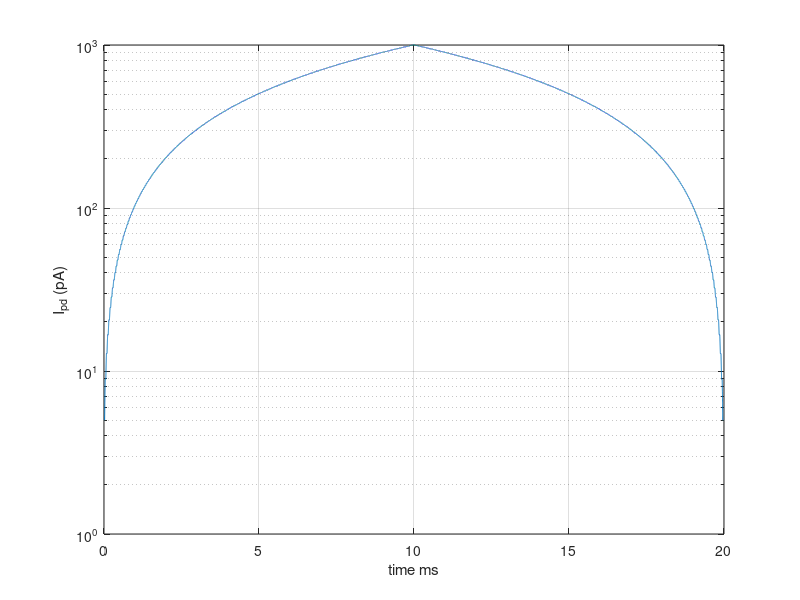
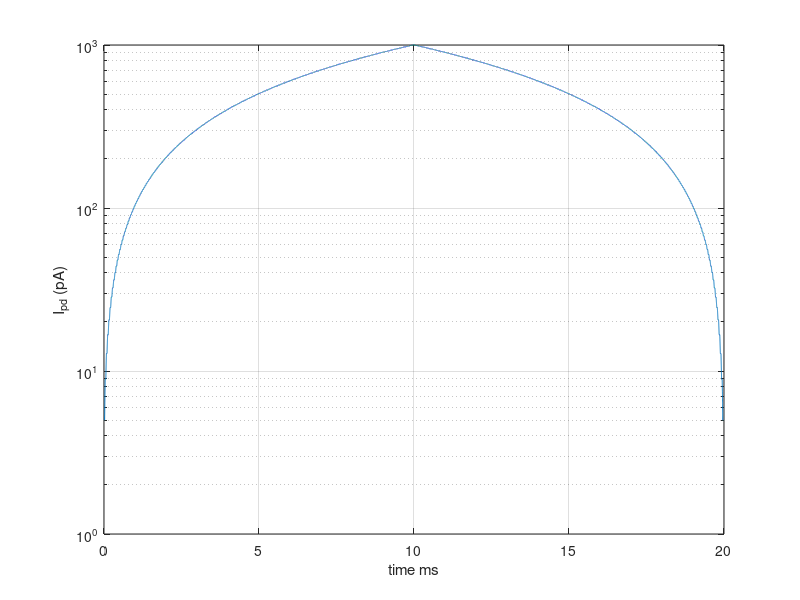

The MATLAB source for these figures, in order:
% It script creates a triangule wave as steps that increases progessive

%function []=spiralNxM(N,M,freq)

%         <------- N ------>
%         ^ Pix0 Pix1 .....
%         |   .
%         |     .
%         M       .
%         |         .
%         |           .PixN,M

% The curve is similar to:
%
%       __
%     _|  |_
%   _|      |_
% _|          |_

tic;

clear all;clc;close all;

N = 2; 
M = 2;
quant_pixel=N*M;
freq = 50;
resol = 256; % Count colours that we wanna to see 
rpm = freq*60;
t_hold = (1/freq)/resol;
samplesPerHold = 2; 
T = t_hold*resol;
scaleTime = 1e3;

curr_path = pwd;
PATH_input = '/home/netware/users/jpgironruiz/Desktop/Documents/Cadence_analysis/Inputs/';
%PATH_input = '/sdcard/documents/MSc/Cadence_analysis/Inputs/';

cd(PATH_input);
nameSignal = strcat('TrianguleWave',int2str(N),'X',int2str(M),'_',int2str(freq));
name_folder = strcat(nameSignal,'/');
[s,mess1,mess2]=mkdir(name_folder);

if (~strcmp(mess1,''))
   
    rmdir(name_folder,'s');
    mkdir(name_folder);
end
PATH_input = strcat(PATH_input,nameSignal,'/');
cd(curr_path);

Imax = 1e-9;
Imin = 5e-12;
deltaI = (Imax - Imin)/(resol-1);

deltat = (T/2)/(samplesPerHold*resol); % T/2 porque es para arriba y para abjao en el mismo periodo
t = 0:deltat:T;
len_t = length(t);

if (rem(len_t,2) ~= 0 )
    t = 0:deltat:T-deltat;
    len_t = length(t);
end

I_ph = zeros(1,len_t);
I = Imin;
i = 0;

for p=0:quant_pixel-1
    
    i = 0;
    while ( i<=len_t)

        if ( i < len_t/2)

            I_ph(i+1:i+samplesPerHold) = I;
            I = I + deltaI;


        else

            I = I - deltaI;
            I_ph(i+1:i+samplesPerHold) = I;

        end

        if ( i + samplesPerHold <len_t)
            i = i+samplesPerHold;
        else
            i = len_t + 1;
        end

    end
    signal(:,1) = t';
    signal(:,2) = I_ph';
    
    % interp1
    cd(PATH_input)
    t_start=t(1);
 	t_stop=t(length(t));
 	time_interp = t_start:t_stop/(25*len_t*samplesPerHold):t_stop;
 	I_pd_interp = interp1(t,I_ph,time_interp,'linear');
    name_file = strcat(nameSignal,'_',num2str(p),'.csv');
	dlmwrite(name_file,[time_interp' I_pd_interp'],'delimiter',' ','precision',10,'newline','unix');
    

end

cd(PATH_input)
data_tmp=importdata(name_file);
t=data_tmp(:,1);
period = t(length(t));
fid = fopen('README.txt','wt');
fprintf(fid,' N %d\n M %d\n T %d \n freq %d (Hz) \n Period_total %d',N,M,period,1/period,period+200e-6);
fclose(fid);

h=figure(1);
semilogy(time_interp*scaleTime,I_pd_interp*1e12);
xlabel('time ms')
ylabel('I_{pd} (pA)')
grid on;
saveas(h,strcat(nameSignal,'.png'),'png');
saveas(h,strcat(nameSignal,'.fig'),'fig');
cd(curr_path);
